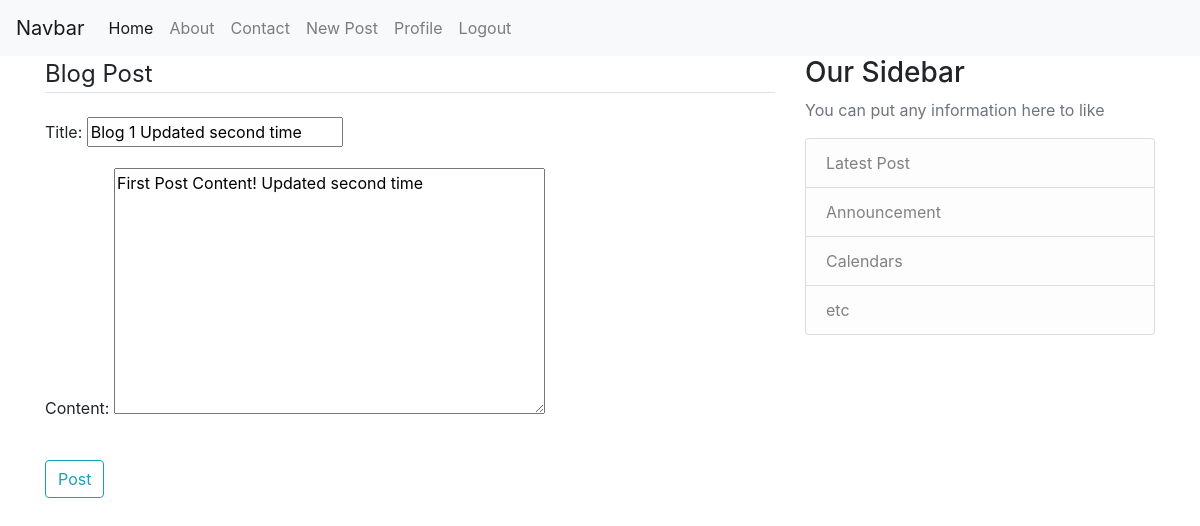
The app's page /post/1/update/ (signed in) with its own data.
### movie1/models.py (models this page shows, shortened)
class Post(models.Model):
	title = models.CharField(max_length=100)
	content = models.TextField()
	date_posted = models.DateTimeField(default=timezone.now)
	author = models.ForeignKey(User, on_delete=models.CASCADE)

### movie1/views.py (the view, shortened to what this page needs)
# urls.py: path('post/<int:pk>/update/', PostUpdateView.as_view(),name='post-update'),
class PostUpdateView(LoginRequiredMixin, UserPassesTestMixin, UpdateView):
	model = Post
	fields = ['title', 'content']
	template_name = 'post_create.html'
	def test_func(self):
		post = self.get_object()
		if self.request.user == post.author:
			  return True
		return False

### movie1/templates/post_create.html (shortened to what this page needs)
{% extends "base.html"%}
{% block content %}
	<div class="content-section">
		<form method="POST">
			<fieldset class="form-group">
				<legend class="border-bottom mb-4">Blog Post</legend>
				{{ form.as_p }}
			</fieldset>
			<div class="form-group">
				<button class="btn btn-outline-info" type="submit">Post </button>
			</div>
		</form>
	</div>
{% endblock content %}

### records on screen
Post: title "Blog 1 Updated second time", content "First Post Content! Updated second time"
